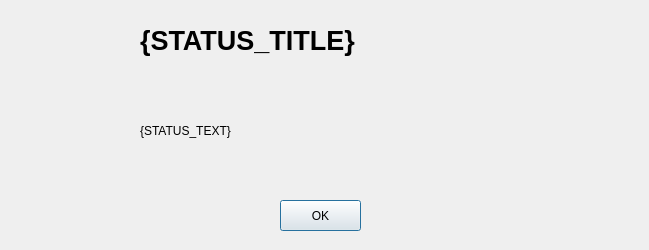
<?xml version="1.0" encoding="UTF-8"?>
<ui version="4.0">
 <class>OLE_UIInfo</class>
 <widget class="QDialog" name="OLE_UIInfo">
  <property name="geometry">
   <rect>
    <x>0</x>
    <y>0</y>
    <width>649</width>
    <height>250</height>
   </rect>
  </property>
  <property name="minimumSize">
   <size>
    <width>515</width>
    <height>167</height>
   </size>
  </property>
  <property name="maximumSize">
   <size>
    <width>649</width>
    <height>250</height>
   </size>
  </property>
  <property name="windowTitle">
   <string>Dialog</string>
  </property>
  <widget class="QLabel" name="UI_StatusTitle">
   <property name="geometry">
    <rect>
     <x>140</x>
     <y>20</y>
     <width>471</width>
     <height>41</height>
    </rect>
   </property>
   <property name="font">
    <font>
     <pointsize>20</pointsize>
     <weight>75</weight>
     <bold>true</bold>
    </font>
   </property>
   <property name="text">
    <string>{STATUS_TITLE}</string>
   </property>
  </widget>
  <widget class="QLabel" name="UI_StatusIcon">
   <property name="geometry">
    <rect>
     <x>30</x>
     <y>80</y>
     <width>81</width>
     <height>81</height>
    </rect>
   </property>
   <property name="text">
    <string/>
   </property>
   <property name="pixmap">
    <pixmap resource="UI_Core.qrc">:/UI_Status/Resources/Organiser.png</pixmap>
   </property>
   <property name="scaledContents">
    <bool>true</bool>
   </property>
   <property name="wordWrap">
    <bool>true</bool>
   </property>
  </widget>
  <widget class="QLabel" name="UI_Status">
   <property name="geometry">
    <rect>
     <x>140</x>
     <y>75</y>
     <width>481</width>
     <height>111</height>
    </rect>
   </property>
   <property name="text">
    <string>{STATUS_TEXT}</string>
   </property>
  </widget>
  <widget class="QPushButton" name="StatusAcceptButton">
   <property name="geometry">
    <rect>
     <x>280</x>
     <y>200</y>
     <width>81</width>
     <height>31</height>
    </rect>
   </property>
   <property name="text">
    <string>OK</string>
   </property>
  </widget>
 </widget>
 <resources>
  <include location="UI_Core.qrc"/>
 </resources>
 <connections>
  <connection>
   <sender>StatusAcceptButton</sender>
   <signal>clicked()</signal>
   <receiver>OLE_UIInfo</receiver>
   <slot>accept()</slot>
   <hints>
    <hint type="sourcelabel">
     <x>257</x>
     <y>141</y>
    </hint>
    <hint type="destinationlabel">
     <x>257</x>
     <y>83</y>
    </hint>
   </hints>
  </connection>
 </connections>
</ui>
